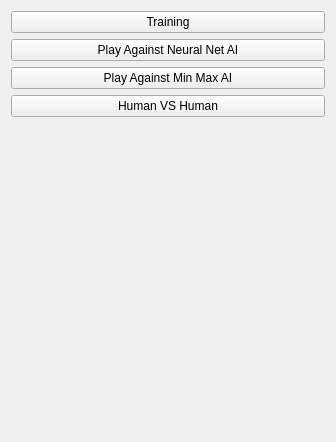
<?xml version="1.0" encoding="UTF-8"?>
<ui version="4.0">
 <class>ChessMain</class>
 <widget class="QWidget" name="ChessMain">
  <property name="geometry">
   <rect>
    <x>0</x>
    <y>0</y>
    <width>336</width>
    <height>442</height>
   </rect>
  </property>
  <property name="windowTitle">
   <string>Form</string>
  </property>
  <layout class="QVBoxLayout" name="verticalLayout_2">
   <item>
    <widget class="QPushButton" name="TrainingButton">
     <property name="text">
      <string>Training</string>
     </property>
    </widget>
   </item>
   <item>
    <widget class="QPushButton" name="NeuralNetButton">
     <property name="text">
      <string>Play Against Neural Net AI</string>
     </property>
    </widget>
   </item>
   <item>
    <widget class="QPushButton" name="MinMaxButton">
     <property name="text">
      <string>Play Against Min Max AI</string>
     </property>
    </widget>
   </item>
   <item>
    <widget class="QPushButton" name="TwoPlayerButton">
     <property name="text">
      <string>Human VS Human</string>
     </property>
    </widget>
   </item>
   <item>
    <spacer name="verticalSpacer">
     <property name="orientation">
      <enum>Qt::Vertical</enum>
     </property>
     <property name="sizeHint" stdset="0">
      <size>
       <width>20</width>
       <height>40</height>
      </size>
     </property>
    </spacer>
   </item>
  </layout>
 </widget>
 <resources/>
 <connections/>
</ui>
